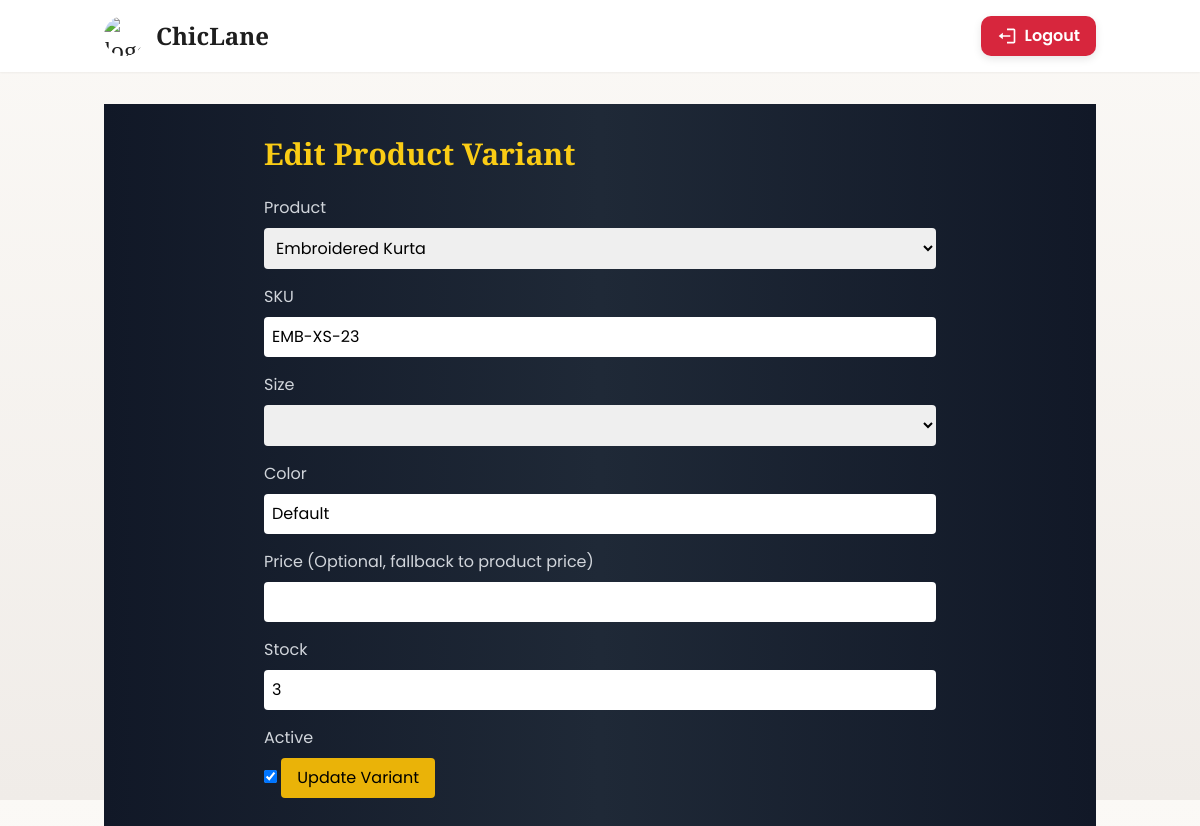
Screenshot of /admin-dashboard/variant/edit/38/ (signed in) with the database file from the repository.
### store/models.py (models this page shows, shortened)
class ProductVariant(models.Model):
    product = models.ForeignKey(Product, on_delete=models.CASCADE, related_name="variants")
    sku = models.CharField(max_length=120, unique=True)
    size = models.CharField(max_length=4, choices=SIZE_CHOICES)
    color = models.CharField(max_length=80)
    price = models.DecimalField(max_digits=10, decimal_places=2, null=True, blank=True)
    stock = models.PositiveIntegerField(default=0)
    is_active = models.BooleanField(default=True)
    class Meta:
        unique_together = ("product", "size", "color", "sku")

class Product(models.Model):
    name = models.CharField(max_length=255)
    slug = models.SlugField(max_length=300, unique=True, blank=True)
    category = models.ForeignKey(
        Category,
        on_delete=models.SET_NULL,
        null=True,
        related_name="products"
    )
    description = models.TextField(blank=True)
    price = models.DecimalField(max_digits=10, decimal_places=2)
    discounted_price = models.DecimalField(max_digits=10, decimal_places=2, null=True, blank=True)
    is_featured = models.BooleanField(default=False)
    is_active = models.BooleanField(default=True)
    created_at = models.DateTimeField(auto_now_add=True)

### store/views.py (the view, shortened to what this page needs)
# urls.py: path('admin-dashboard/variant/edit/<int:pk>/', views.edit_variant, name='edit_variant'),
@admin_required
def edit_variant(request, pk):
    variant = get_object_or_404(ProductVariant, pk=pk)
    products = Product.objects.filter(is_active=True)
    return render(request, "store/edit_variant.html", {"variant": variant, "products": products, "sizes": SIZE_CHOICES})

### store/context_processors.py (called while the page is built)
def cart_and_wishlist_counts(request):
    cart_count = 0
    wishlist_count = 0
    if request.user.is_authenticated:
        cart_count = CartItem.objects.filter(user=request.user).count()
        wishlist_count = Wishlist.objects.filter(user=request.user).count()
    else:
        session_key = request.session.session_key or request.session.create()
        cart_count = CartItem.objects.filter(session_key=session_key).count()
    return {
        "cart_count": cart_count,
        "wishlist_count": wishlist_count,
    }

### store/views.py (called while the page is built)
def admin_required(view_func):
    return user_passes_test(lambda u: u.is_staff, login_url='store:login')(view_func)

### store/templates/store/edit_variant.html (shortened to what this page needs)
{% extends "store/base.html" %}
{% block content %}
<div class="min-h-screen bg-gradient-to-r from-gray-900 via-gray-800 to-gray-900 text-white p-8">
    <div class="max-w-2xl mx-auto">
        <h1 class="text-3xl font-bold mb-6 text-yellow-400">Edit Product Variant</h1>
        <form method="POST">
            <label class="block mb-2 text-gray-300">Product</label>
            <select name="product" class="w-full mb-4 p-2 rounded text-black">
                {% for product in products %}
                <option value="{{ product.id }}" {% if variant.product.id == product.id %}selected{% endif %}>{{ product.name }}</option>
                {% endfor %}
            </select>
            <label class="block mb-2 text-gray-300">SKU</label>
            <input type="text" name="sku" class="w-full mb-4 p-2 rounded text-black" value="{{ variant.sku }}" required>
            <label class="block mb-2 text-gray-300">Size</label>
            <select name="size" class="w-full mb-4 p-2 rounded text-black" required>
            </select>
            <label class="block mb-2 text-gray-300">Color</label>
            <input type="text" name="color" class="w-full mb-4 p-2 rounded text-black" value="{{ variant.color }}" required>
            <label class="block mb-2 text-gray-300">Price (Optional, fallback to product price)</label>
            <input type="number" name="price" step="0.01" class="w-full mb-4 p-2 rounded text-black" value="{{ variant.price|default_if_none:'' }}">
            <label class="block mb-2 text-gray-300">Stock</label>
            <input type="number" name="stock" class="w-full mb-4 p-2 rounded text-black" value="{{ variant.stock }}" required>
            <label class="block mb-2 text-gray-300">Active</label>
            <input type="checkbox" name="is_active" class="mb-4" {% if variant.is_active %}checked{% endif %}>
            <button type="submit" class="bg-yellow-500 text-black px-4 py-2 rounded hover:bg-yellow-400">Update Variant</button>
        </form>
    </div>
</div>
{% endblock %}

### static/store/css/custom.css (style rules this page uses)
:root { --gold: #C9A34A; --ivory: #FBF9F6; --charcoal: #1E1E1E; --muted: #767676; }
body { background: var(--ivory); color: var(--charcoal); font-family: 'Inter', sans-serif; }

### store/templates/store/base.html (style rules this page uses)
body { font-family: 'Poppins', sans-serif !important; background: linear-gradient(180deg, #FBF9F6 0%, #F0ECE8 100%); color: #1E1E1E; }
h1, h2, h3, h4, h5, h6 { font-family: 'Playfair Display', serif; }

### rows the page displays
ProductVariant: product "Embroidered Kurta", sku "EMB-XS-23", color "Default", stock "3", is_active "☑"
